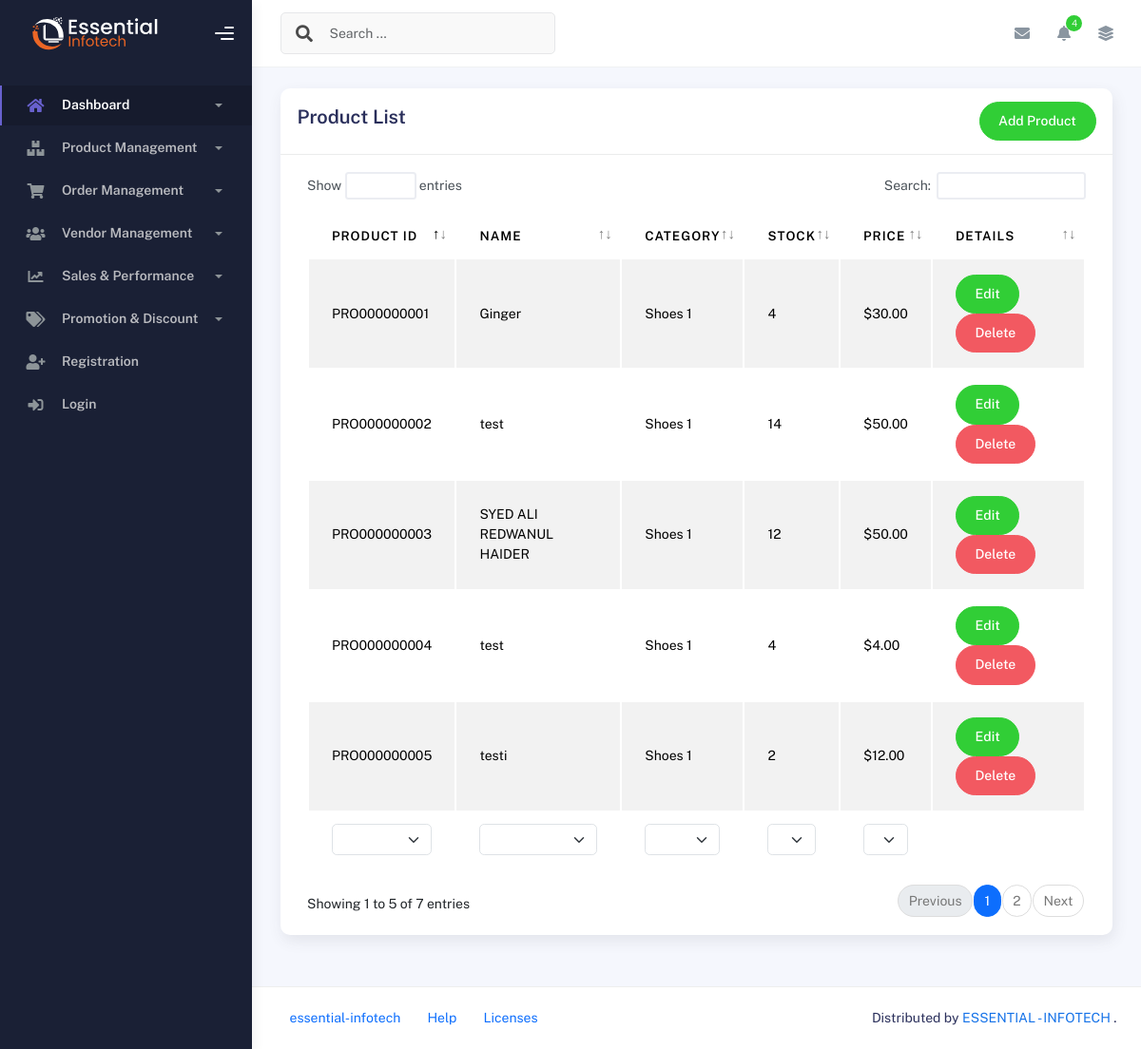
The app's page /product-management/product/ with its own data.
### product_management/models.py (models this page shows, shortened)
class Product(models.Model):
    name = models.CharField(max_length=255)
    product_id = models.CharField(max_length=15, unique=True, blank=True)
    description = models.TextField(blank=True, null=True)
    price = models.DecimalField(max_digits=10, decimal_places=2)
    purchased_price = models.DecimalField(max_digits=10, decimal_places=2 )
    category = models.ForeignKey(Category, on_delete=models.SET_NULL, null=True)
    subcategory = models.ForeignKey(SubCategory, on_delete=models.SET_NULL, null=True)
    brand = models.ForeignKey(Brand, on_delete=models.SET_NULL, null=True)
    stock_level = models.IntegerField(default=0)
    vendor = models.ForeignKey(Vendor, on_delete=models.CASCADE)
    user = models.ForeignKey(User, on_delete=models.CASCADE)
    image = models.ImageField(upload_to='product_images/', blank=True, null=True)
    created_at = models.DateTimeField(auto_now_add=True)
    updated_at = models.DateTimeField(auto_now=True)
    sku = models.CharField(max_length=255, null=True, blank=True)  # New field
    in_stock = models.BooleanField(default=True)  # New in_stock field

class Category(models.Model):
    category_name = models.CharField(max_length=255)
    category_slug = models.SlugField(max_length=255)
    category_image = models.ImageField(upload_to='category_images/', blank=True,null=True)
    created_at = models.DateTimeField(auto_now_add=True)
    updated_at = models.DateTimeField(auto_now=True)

### product_management/views.py (the view)
# urls.py: path('product/', product_list, name='product-list'),
def product_list(request):
    products = Product.objects.all()
    return render(request, 'product_management.html', {'products':products})

### templates/product_management.html (shortened to what this page needs)
{% extends 'base.html' %}
{% block content %}
        <div class="container">
          <div class="page-inner">
            <div class="row">
              <div class="col-md-12">
                <div class="card">
                  <div class="card-header d-flex justify-content-between">
                    <h4 class="card-title">Product List</h4>
                    <a href="{% url 'product-form' %}" class="btn btn-success btn-round ms-auto text-white" style="text-decoration: none;">
                      Add Product
                  </a>
                  </div>
                  <div class="card-body">
                    <div class="table-responsive">
                        <table id="multi-filter-select" class="display table table-striped table-hover">
                            <thead>
                                <tr>
                                    <th>Product ID</th>
                                    <th>Name</th>
                                    <th>Category</th>
                                    <th>Stock</th>
                                    <th>Price</th>
                                    <th>Details</th>
                                </tr>
                            </thead>
                            <tfoot>
                                <tr>
                                    <th>Product ID</th>
                                    <th>Name</th>
                                    <th>Category</th>
                                    <th>Stock</th>
                                    <th>Price</th>
                                </tr>
                            </tfoot>
                            <tbody>
                                {% for product in products %}
                                <tr>
                                    <td>
                                        <a href="{% url 'product-detail' product.id  %}" class="text-black">{{ product.product_id }}</a>
                                    </td>
                                    <td>{{ product.name }}</td>
                                    <td>{{ product.category.category_name }}</td>
                                    <td>{{ product.stock_level }}</td>
                                    <td>${{ product.price }}</td>
                                    <td>
                                        <a href="{% url 'product-edit' product.id  %}" class="btn btn-success btn-round text-white" style="text-decoration: none;">
                                            Edit
                                        </a>
                                        <form action="{% url 'product-delete' product.id %}" method="POST" style="display:inline;">
                                          <button type="submit" class="btn btn-danger btn-round text-white" onclick="return confirm('Are you sure you want to delete this product?');">
                                              Delete
                                          </button>
                                      </form>
                                    </td>
                                </tr>
                                {% empty %}
                                <tr>
                                    <td colspan="6">No products available.</td>
                                </tr>
                                {% endfor %}
                            </tbody>
                        </table>
                    </div>
                </div>
                </div>
              </div>
            </div>
          </div>
        </div>
{% endblock %}

### records on screen
Product: product_id "PRO000000001", name "Ginger", category.category_name "Shoes 1", stock_level "4", price "30.00"
Product: product_id "PRO000000002", name "test", category.category_name "Shoes 1", stock_level "14", price "50.00"
Product: product_id "PRO000000003", name "SYED ALI REDWANUL HAIDER", category.category_name "Shoes 1", stock_level "12", price "50.00"
Product: product_id "PRO000000004", name "test", category.category_name "Shoes 1", stock_level "4", price "4.00"
Product: product_id "PRO000000005", name "testi", category.category_name "Shoes 1", stock_level "2", price "12.00"
